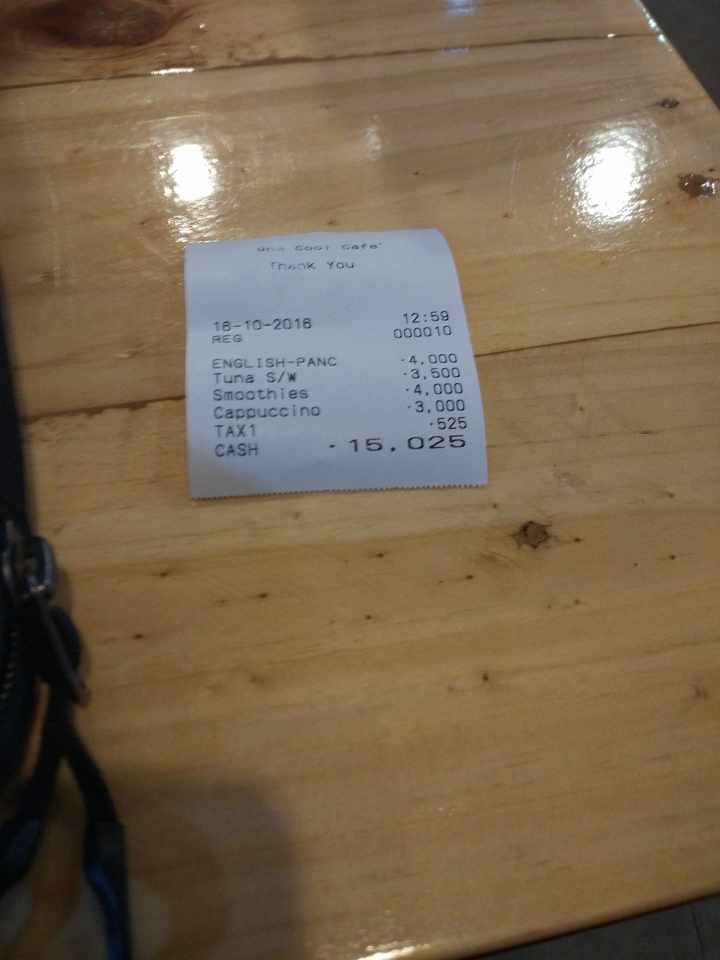
#> input picture document_scanner/receipt2.jpg, 1440 x 1920 px (shown at 1/2 size)
$ python scan.py --image receipt2.jpg   (older library calls are emulated)
#> lines starting #> are read from the running program, lines starting #| are printed output that depends on the picture; after the words box and inside, x2 and y2 are one past the last pixel; in counts of white or black regions, pixels touching at a corner belong together
### document_scanner/transform.py
import numpy as np
import cv2

def order_points(pts):
	# initialize the x,y of 4 corners, going clockwise from top left
	rect = np.zeros((4,2), dtype = "float32")

	# top left point has the smallst sum, bottom right has largest sum
	s = pts.sum(axis = 1)
	rect[0] = pts[np.argmin(s)]
	rect[2] = pts[np.argmax(s)]

	# top right has the smallest difference,
	# bottom left has the largest difference
	diff = np.diff(pts, axis = 1)
	rect[1] = pts[np.argmin(diff)]
	rect[3] = pts[np.argmax(diff)]

	# return ordered coordinates
	return rect

def four_point_transform(image, pts):
	# obtain a consistent order of the points and unpack them
	rect = order_points(pts)
	(top_left, top_right, bottom_right, bottom_left) = rect

	# compute the width of the new image, which is the
	# maximum geometric distance between (bottom_right and bottom_left)
	# and (top_right and top_left)
	width_bottom = np.sqrt(((bottom_right[0] - bottom_left[0]) ** 2) + ((bottom_right[1] - bottom_left[1]) ** 2 ))
	width_top = np.sqrt(((top_right[0] - top_left[0]) ** 2) + ((top_right[1] - top_left[1]) ** 2 ))
	width_image = max(int(width_bottom), int(width_top))

	# compute the height of the new image, which is the maximum
	# geometric distance between (top_left and bottom_left) and
	# (top_right and bottom_right)
	height_left = np.sqrt(((top_left[0] - bottom_left[0]) ** 2) + ((top_left[1] - bottom_left[1]) ** 2))
	height_right = np.sqrt(((top_right[0] - bottom_right[0]) ** 2) + ((top_right[1] - bottom_right[1]) ** 2))
	height_image = max(int(height_left), int(height_right))

	# construct the destination points to obtain a top-down view
	# of the image, going clockwise from top-left
	dst = np.array([
		[0, 0],
		[width_image - 1, 0],
		[width_image - 1, height_image - 1],
		[0, height_image - 1]], dtype = "float32")

	# compute and apply the perspective transform matrix
	M = cv2.getPerspectiveTransform(rect, dst)
	warped = cv2.warpPerspective(image, M, (width_image, height_image))

	# return the warped image
	return warped

### document_scanner/scan.py
from transform import four_point_transform
import imutils
from skimage.filters import threshold_adaptive
import numpy as np
import argparse
import cv2

# construct the argument parser and parse the arguments
ap = argparse.ArgumentParser()
ap.add_argument("-i", "--image", required = True,
	help = "Path to the image to be scanned")
args = vars(ap.parse_args())

# load the image and compute the ratio of old height
# to new height, clone, and resize it
image = cv2.imread(args["image"])
#> image is the input picture: shape (1920, 1440, 3); mean B, G, R 79.2, 102.9, 121.5
ratio = image.shape[0] / 500.0
#> ratio = 3.84
orig = image.copy()
image = imutils.resize(image, height = 500)
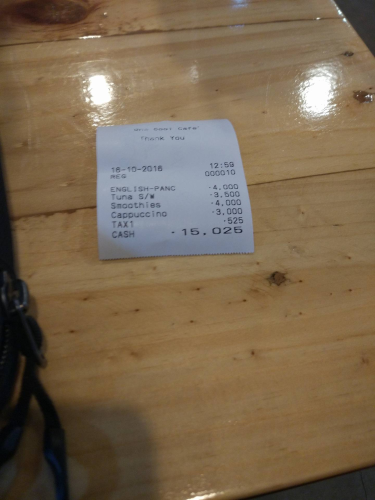
#> image: shape (500, 375, 3); mean B, G, R 79.2, 102.9, 121.5

# convert image to grayscale, blur, and find edges
gray = cv2.cvtColor(image, cv2.COLOR_BGR2GRAY)
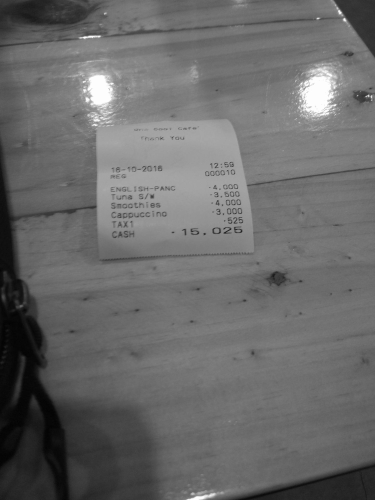
#> gray: shape (500, 375); min 3, max 254, mean 105.8
gray = cv2.GaussianBlur(gray, (5,5), 0)
edged =cv2.Canny(gray, 75, 200)
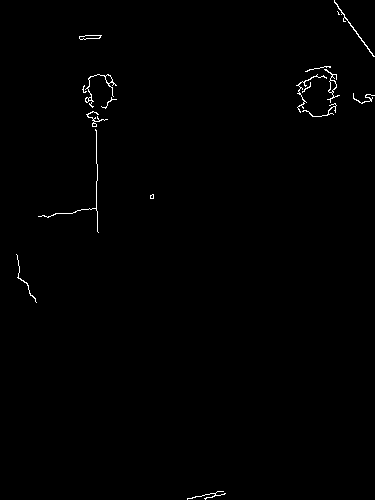
#> edged: shape (500, 375); 0.58% white in thin lines or dots

# show the original image and edge detected version
print("STEP 1: Edge Detection")
# cv2.imshow("edged", edged)
# cv2.imshow("original", image)
# cv2.waitKey(0)

# find the contours in the edged image
# keep only the largest, and initialize
# screen contour

(_, cnts, _) = cv2.findContours(edged.copy(), cv2.RETR_LIST, cv2.CHAIN_APPROX_SIMPLE)
#> cnts = 25 contours, 16 with area under 20; largest, box (x1, y1, x2, y2) and area: (85, 74, 117, 108) 88, (324, 69, 340, 103) 77, (79, 35, 102, 40) 62, (79, 35, 101, 40) 60, (328, 80, 337, 93) 54
cnts = sorted(cnts, key = cv2.contourArea, reverse = True)

print("length", len(cnts))
#| length 25
# loop over the contours
for c in cnts:
	peri = cv2.arcLength(c, True)
	approx = cv2.approxPolyDP(c, 0.02 * peri, True)
	# if the approximated contour has four points, assume
	# the screen is found
	if len(approx) == 4:
		screenCnt = approx
		break
#> this loop made 22 passes
#> (peri, screenCnt) on pass 22: (56.38, [[330, 66], [324, 66], [305, 71], [314, 68]])
#> peri on passes 1 to 6: 201.7, 133.9, 49.9, 46.73, 34.38, 24.97

# [6 lines of commented-out code are left out]

print("STEP 3: Resize and crop along the contours")
# apply the four point transform to obtain a top-down
# view of the original image

# break
# import code; code.interact(local=dict(globals(), **locals()))

warped = four_point_transform(orig, screenCnt.reshape(4,2) * ratio)
#> in order_points, `s = pts.sum(axis = 1)`: s = [1520.6, 1497.6, 1443.8, 1466.9]
#> in order_points, `diff = np.diff(pts, axis = 1)`: diff = [-1013.8, -990.7, -898.6, -944.6]
#> in four_point_transform, `rect = order_points(pts)`: rect = [[1171.2, 272.6], [1267.2, 253.4], [1267.2, 253.4], [1171.2, 272.6]]
#> in four_point_transform, `(top_left, top_right, bottom_right, bottom_left) = rect`: top_left = [1171.2, 272.6]; top_right = [1267.2, 253.4]; bottom_left = [1171.2, 272.6]
#> in four_point_transform, `width_bottom = np.sqrt(((bottom_right[0] - bottom_left[0]) ** 2) + ((b..`: width_bottom = 97.9
#> in four_point_transform, `width_image = max(int(width_bottom), int(width_top))`: width_image = 97
#> in four_point_transform, `height_left = np.sqrt(((top_left[0] - bottom_left[0]) ** 2) + ((top_le..`: height_left = 0
#> in four_point_transform, `dst = np.array([ [0, 0], [width_image - 1, 0], [width_image - 1, heigh..`: dst = [[0, 0], [96, 0], [96, -1], [0, -1]]
#> in four_point_transform, `M = cv2.getPerspectiveTransform(rect, dst)`: M = [[-0.000394, -0.00197, 1], [-1.03e-05, -5.17e-05, 0.0262], [-1.23e-06, -6.16e-06, 0.00312]]
#> in four_point_transform, `warped = cv2.warpPerspective(image, M, (width_image, height_image))`:
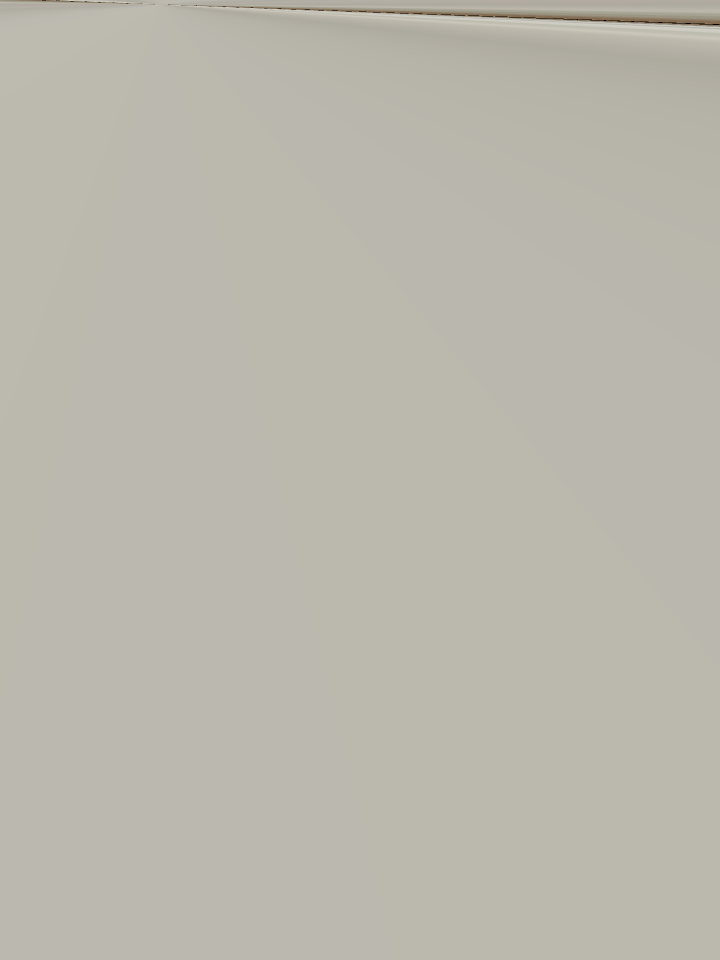
#> warped: shape (1920, 1440, 3) (shown at 1/2 size); mean B, G, R 173.4, 183.2, 186.1

# # convert the warped image to grayscale, then threshold it
# to give it that 'black and white' paper effect
warped = cv2.cvtColor(warped, cv2.COLOR_BGR2GRAY)
#> warped: shape (1920, 1440)
warped = threshold_adaptive(warped, 251, offset = 10)
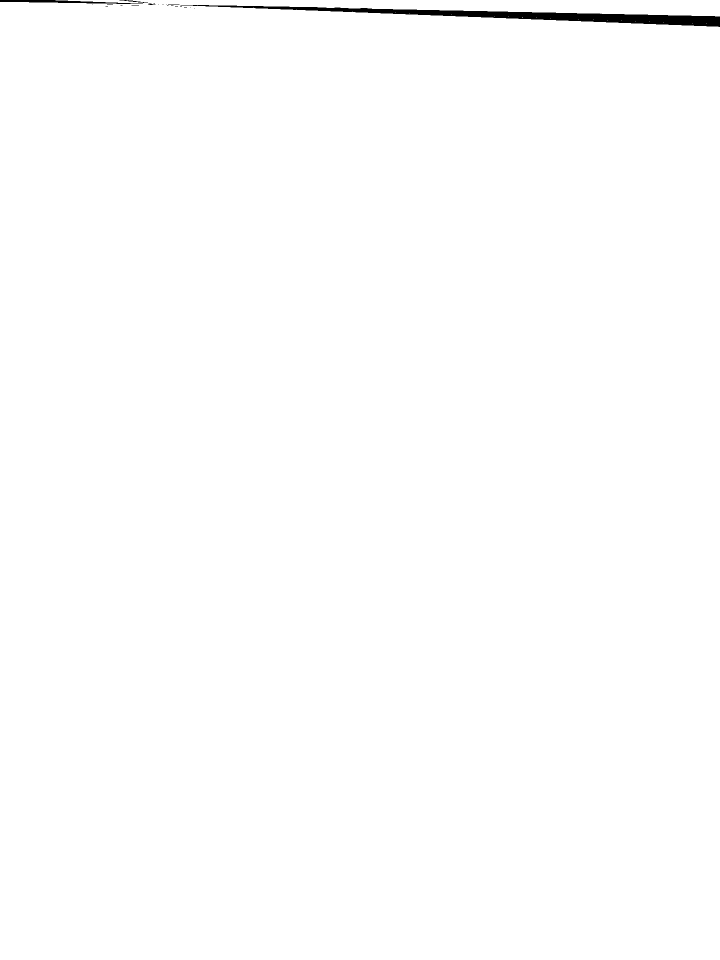
#> warped: shape (1920, 1440) bool (shown at 1/2 size); 99.5% white; 20 black regions (15 under 20 px), largest, box (x1, y1, x2, y2) and area: (361, 10, 1440, 54) 12057, (0, 0, 286, 8) 1008, (239, 0, 296, 6) 85, (334, 9, 359, 11) 26, (296, 7, 311, 10) 24
warped = warped.astype("uint8") * 255

# show the original and scanned images
print("STEP 3: Apply perspective transform")
cv2.imshow("Original", imutils.resize(orig, height = 600))
cv2.imshow("Scanned", imutils.resize(warped, height = 600))
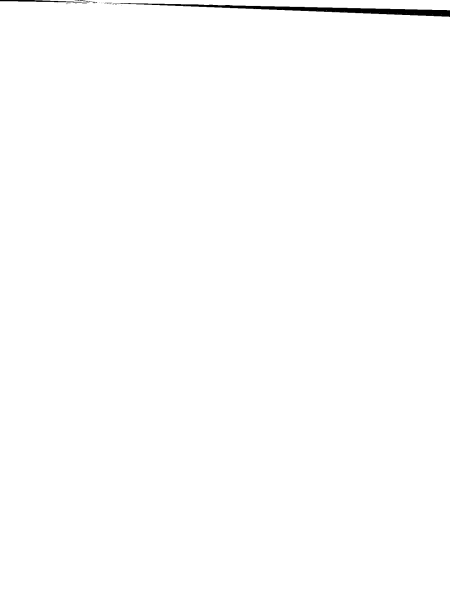
#> window 'Scanned': shape (600, 450); min 0, max 255, mean 253.8
cv2.waitKey(0)
